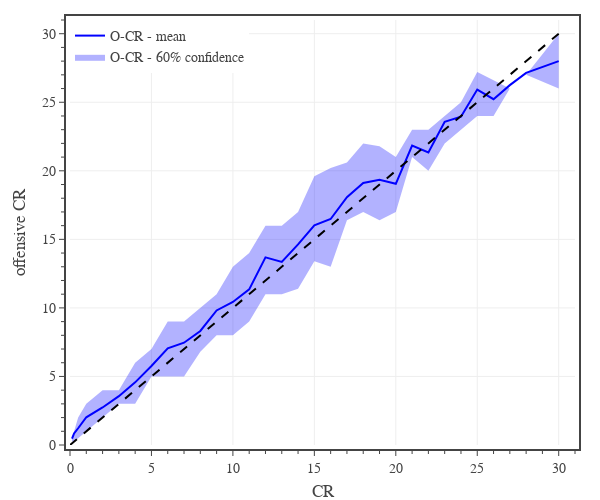

Here is the notebook cell this chart was saved with:
### Code cell
# Fig. 4: offensive CR

# create figure
fig = go.Figure(
    layout=go.Layout(
        template=tfb.FIG_TEMPLATE,
        margin=dict(l=70, r=25, b=55, t=20, pad=4),
        xaxis=dict(
            title_text='CR',
            range=[0,31],
            tick0=0, dtick=5,
            minor=dict(tick0=0, dtick=1),
        ),
        yaxis=dict(
            title_text='offensive CR',
            range=[0,31],
            tick0=0, dtick=5,
            minor=dict(tick0=0, dtick=1),
        ),
        legend=dict(
            xanchor='left', yanchor='top',
            x=0.00, y=1.00,
            orientation='v',
            tracegroupgap=0,
        )
    )
)

# plot monster confidence interval and average
plot_confidence_interval(fig, df0, 0.6, 'CR', 'O-CR DMG', 'O-CR', 'rgba(0, 0, 255, 1.0)', 'rgba(0, 0, 255, 0.3)')

# plot reference line
fig.add_trace(go.Scatter(
    x=[0,30], y=[0,30],
    mode='lines', 
    name='DMG',
    line=dict(color='black', dash='dash'),
    hoverinfo='skip', 
    showlegend=False,
))

# show figure
fig.update_layout(width=600, height=500)
fig.show(config=tfb.FIG_CONFIG)

# save figures
if SAVEFIGS:
    fig.update_layout(autosize=True, width=None, height=None)
    tfb.save_fig_html(fig, format='large', name='fig-o-cr-vs-cr-large', selector={'name': 'none'})
    tfb.save_fig_html(fig, format='small', name='fig-o-cr-vs-cr-small', selector={'name': 'none'})

### Figure 1 — Plotly figure (JSON) as saved in the notebook; plotly's stock layout.template omitted (floating-point values rounded to 4 significant figures)
{"data": [{"hoverinfo": "skip", "legendgroup": "O-CR", "line": {"width": 0}, "showlegend": false, "type": "scatter", "x": [0.125, 0.25, 0.5, 1, 2, 3, 4, 5, 6, 7, 8, 9, 10, 11, 12, 13, 14, 15, 16, 17, 18, 19, 20, 21, 22, 23, 24, 25, 26, 27, 28, 30], "y": [0.5, 1, 2, 3, 4, 4, 6, 7, 9, 9, 10, 11, 13, 14, 16, 16, 17, 19.6, 20.2, 20.6, 22, 21.8, 21, 23, 23, 24, 25, 27.2, 26.6, 26, 27, 30]}, {"fill": "tonexty", "fillcolor": "rgba(0, 0, 255, 0.3)", "hoverinfo": "skip", "legendgroup": "O-CR", "line": {"width": 0}, "name": "O-CR - 60% confidence", "type": "scatter", "x": [0.125, 0.25, 0.5, 1, 2, 3, 4, 5, 6, 7, 8, 9, 10, 11, 12, 13, 14, 15, 16, 17, 18, 19, 20, 21, 22, 23, 24, 25, 26, 27, 28, 30], "y": [0.25, 0.25, 0.5, 1, 2, 3, 3, 5, 5, 5, 6.8, 8, 8, 9, 11, 11, 11.4, 13.4, 13, 16.4, 17, 16.4, 17, 21, 20, 22, 23, 24, 24, 26, 27, 26]}, {"hovertemplate": "<b>O-CR</b><br>CR %{x:,.0f}<br>Mean %{y:,.1f}<br><extra></extra>", "legendgroup": "O-CR", "line": {"color": "rgba(0, 0, 255, 1.0)"}, "mode": "lines", "name": "O-CR - mean", "type": "scatter", "x": [0.125, 0.25, 0.5, 1, 2, 3, 4, 5, 6, 7, 8, 9, 10, 11, 12, 13, 14, 15, 16, 17, 18, 19, 20, 21, 22, 23, 24, 25, 26, 27, 28, 30], "y": [0.4646, 0.8476, 1.221, 2.022, 2.737, 3.564, 4.569, 5.76, 7.052, 7.463, 8.32, 9.812, 10.43, 11.35, 13.69, 13.35, 14.63, 16.03, 16.49, 18.07, 19.12, 19.35, 19.05, 21.85, 21.33, 23.58, 23.95, 25.92, 25.22, 26.25, 27.14, 28]}, {"hoverinfo": "skip", "line": {"color": "black", "dash": "dash"}, "mode": "lines", "name": "DMG", "showlegend": false, "type": "scatter", "x": [0, 30], "y": [0, 30]}], "layout": {"height": 500, "legend": {"orientation": "v", "tracegroupgap": 0, "x": 0, "xanchor": "left", "y": 1, "yanchor": "top"}, "margin": {"b": 55, "l": 70, "pad": 4, "r": 25, "t": 20}, "width": 600, "xaxis": {"dtick": 5, "minor": {"dtick": 1, "tick0": 0}, "range": [0, 31], "tick0": 0, "title": {"text": "CR"}}, "yaxis": {"dtick": 5, "minor": {"dtick": 1, "tick0": 0}, "range": [0, 31], "tick0": 0, "title": {"text": "offensive CR"}}}}
